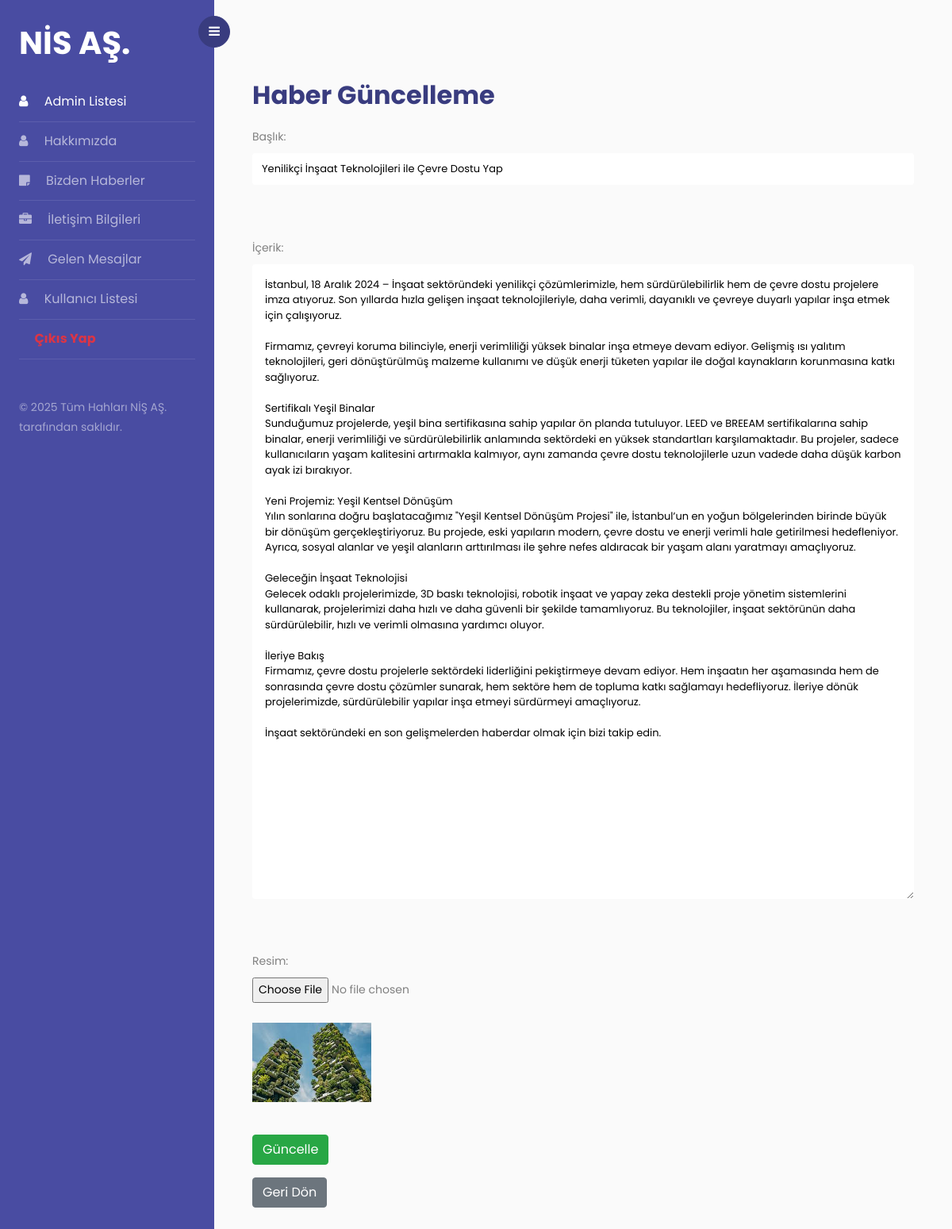
/page/admin/editNews.php?id=10 (signed in), run on the app's committed database.
### tables this page shows
CREATE TABLE IF NOT EXISTS `news` (
  `news_Id` int NOT NULL AUTO_INCREMENT,
  `news_Title` varchar(50) NOT NULL,
  `news_Img` varchar(255) NOT NULL,
  `news_Content` text NOT NULL,
  PRIMARY KEY (`news_Id`)
);

### page/admin/editNews.php (the view, shortened to what this page needs)
<?php
require_once "../../action/baglan.php";
if (isset($_GET['id']) && is_numeric($_GET['id'])) {
    $id = intval($_GET['id']);
    $selectSql = "SELECT * FROM news WHERE news_Id = ?";
    $stmt = $conn->prepare($selectSql);
    $stmt->bind_param("i", $id);
    $stmt->execute();
    $result = $stmt->get_result();
    if ($result->num_rows > 0) {
        $row = $result->fetch_assoc();
    } else {
        echo "<script>alert('Kayıt bulunamadı!'); window.history.back();</script>";
        exit;
    }
} else {
    echo "<script>alert('Geçersiz ID!'); window.history.back();</script>";
    exit;
}
?>
<!DOCTYPE html>
<html lang="tr">
<head>
</head>
<body>
    <div class="wrapper d-flex align-items-stretch">
        <?php include "../../admin_component/sidebar.php"; ?>
        <div id="content" class="p-5">
            <h2 class="mt-5 mb-3 font-weight-bold" style="color:#393c7f">Haber Güncelleme</h2>
            <form action="../../action/updateNews.php" method="POST" enctype="multipart/form-data">
                <div class="mb-3">
                    <label for="title" class="form-label">Başlık:</label><br>
                    <input type="text" name="title" id="title" class="form-control"
                        value="<?php echo htmlspecialchars($row['news_Title']); ?>" required><br><br>
                </div>
                <div class="mb-3">
                    <label for="content">İçerik:</label><br>
                    <textarea name="content" class="form-control p-3" id="content" rows="8" required><?php echo htmlspecialchars($row['news_Content']); ?></textarea><br><br>
                </div>
                <div class="mb-3">
                    <label for="image">Resim:</label><br>
                    <input type="file" name="image" id="image"><br><br>
                    <?php if (!empty($row['news_Img'])): ?>
                        <img src="../<?php echo htmlspecialchars($row['news_Img']); ?>" alt="Mevcut Resim" width="150"><br><br>
                    <?php endif; ?>
                </div>
                <button type="submit" name="update" class="btn btn-success">Güncelle</button>
            </form>
            <a href="listAbout.php" class="btn btn-secondary mt-3">Geri Dön</a>
        </div>
    </div>
</body>
</html>

### data on the page
news: title "Yenilikçi İnşaat Teknolojileri ile Çevre Dostu Yap", content "İstanbul, 18 Aralık 2024 – İnşaat sektöründeki yenilikçi çözümlerimizle, hem sürdürülebilirlik hem de çevre dostu projelere imza atıyoruz. Son yıllarda hızla gelişen inşaat teknolojileriyle, daha verimli, dayanıklı ve çevreye duyarlı yapılar inşa etmek için çalışıyoruz. Firmamız, çevreyi koruma bilinciyle, enerji verimliliği yüksek binalar inşa etmeye devam ediyor. Gelişmiş ısı yalıtım teknolojileri, geri dönüştürülmüş malzeme kullanımı ve düşük enerji tüketen yapılar ile doğal kaynakların korunmasına katkı sağlıyoruz. Sertifikalı Yeşil Binalar Sunduğumuz projelerde, yeşil bina sertifikasına sahip yapılar ön planda tutuluyor. LEED ve BREEAM sertifikalarına sahip binalar, enerji verimliliği…", news_Img (picture)
